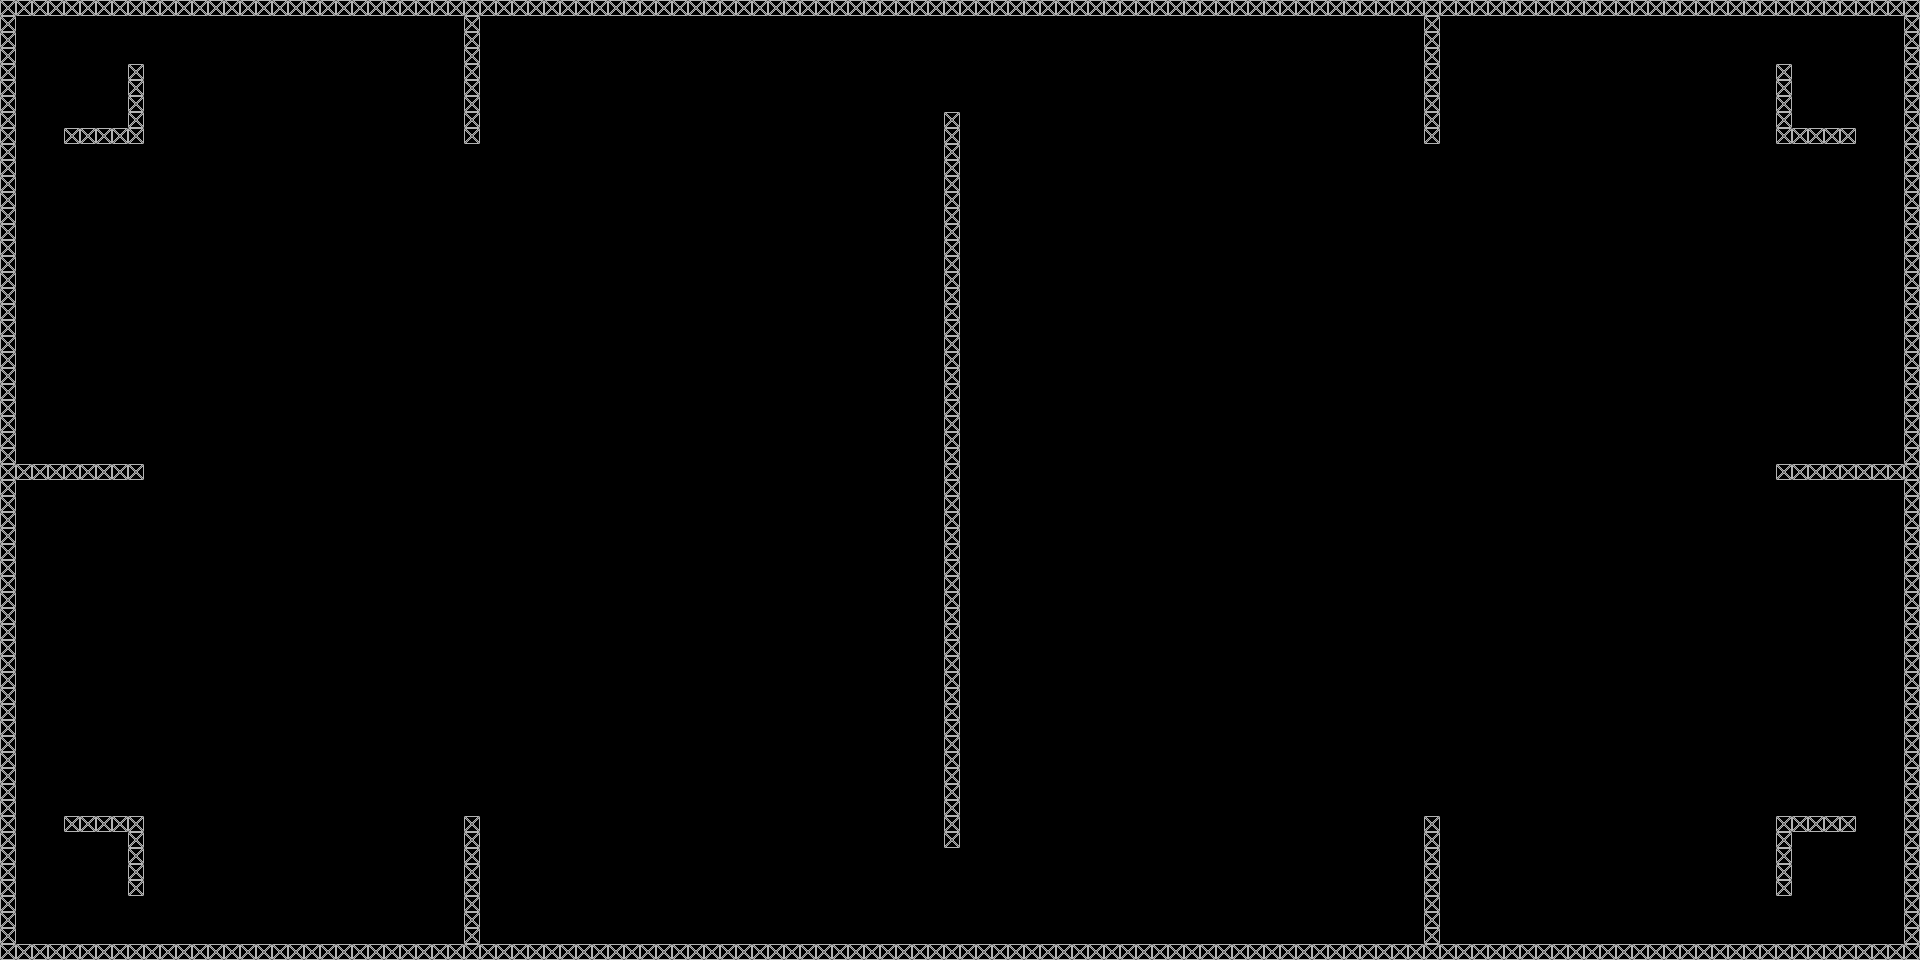

Tiled map render using the project's own tile images. Description and the map definition, with tile-layer contents summarised, below:
An orthogonal 120x60 tile map with 16x16 px tiles, 1 tile layer (Tile Layer 1) and 4 objects.

<map version="1.0" orientation="orthogonal" renderorder="right-down" width="120" height="60" tilewidth="16" tileheight="16" nextobjectid="15">
 <tileset firstgid="1" name="structure" tilewidth="16" tileheight="16" tilecount="6" columns="3">
  <image source="structure.png" width="48" height="32" />
 </tileset>
 <layer name="Tile Layer 1" width="120" height="60">
  <data>[7200 cells, 516 non-empty, 2 distinct tile ids]</data>
 </layer>
 <objectgroup name="spawn">
  <object id="1" x="100" y="100" rotation="-45" />
  <object id="2" x="1820" y="100" rotation="45" />
  <object id="3" x="1820" y="860" rotation="135" />
  <object id="4" x="100" y="860" rotation="-135" />
 </objectgroup>
</map>